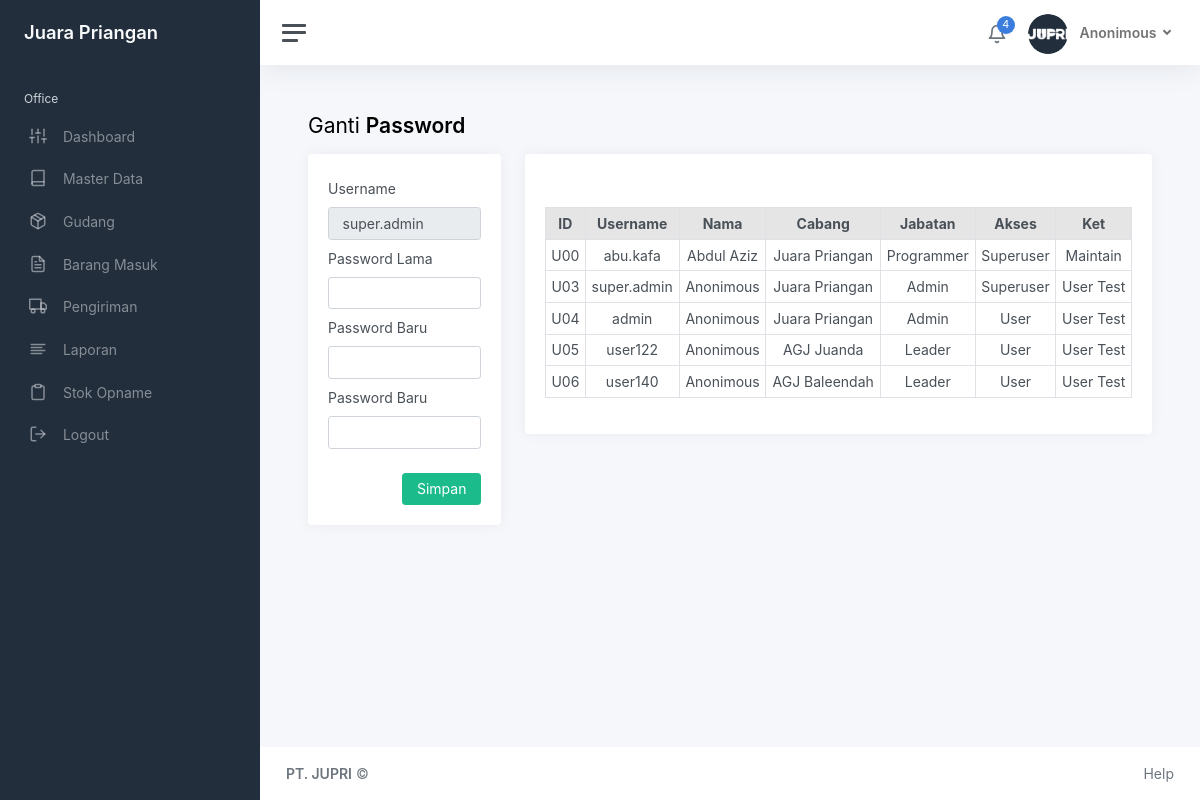
/app/office/user?pass (signed in), run on the app's committed database.
### tables this page shows
CREATE TABLE `user` (
  `id` int(11) NOT NULL,
  `uname` varchar(100) NOT NULL,
  `pass` varchar(100) NOT NULL,
  `nama` varchar(100) NOT NULL,
  `kode` varchar(11) NOT NULL,
  `cabang` varchar(100) NOT NULL,
  `jabatan` varchar(100) NOT NULL,
  `akses` varchar(100) NOT NULL,
  `note` varchar(100) NOT NULL
);

### app/models/function.php (called while the page is built, shortened)
<?php
require_once 'config.php';
function myquery($query){
    global $conn;
    $result = mysqli_query($conn, $query);
    $rows = [];
    while($row = mysqli_fetch_assoc($result)) {
        $rows[] = $row;
    }
    return $rows;
}
function myNumRow($query){
    global $conn;
    $myQue = mysqli_query($conn, $query);
    $numRow = mysqli_num_rows($myQue);
    return $numRow;
}

### app/office/user.php (the view, shortened to what this page needs)
<?php
include_once '../templates/header.php';
?>
<main class="content">
	<div class="container-fluid p-0">
		<?php
		if(isset($_GET['pass'])){ ?>
			<h1 class="h3 mb-3">Ganti <strong>Password</strong></h1>
			<div class="row">
				<div class="col-12 col-lg-3">
					<div class="card">
						<div class="card-body">
							<form action="../models/fun-user.php?pass" method="post">
								<div class="mt-1 mb-2">
									<label class="form-label" for="uname">Username</label>
									<input type="text" class="form-control" name="uname" id="uname" value="<?= $u['uname'] ?>" readonly>
								</div>
								<div class="mb-2">
									<label class="form-label" for="lama">Password Lama</label>
									<input type="password" class="form-control" name="lama" id="lama" required>
								</div>
								<div class="mb-2">
									<label class="form-label" for="baru">Password Baru</label>
									<input type="password" class="form-control" name="baru" id="baru" required>
								</div>
								<div class="mb-4">
									<label class="form-label" for="lagi">Password Baru</label>
									<input type="password" class="form-control" name="lagi" id="lagi" onkeyup="sameCheck()" required>
								</div>
								<div>
									<button type="submit" name="pass" class="btn btn-success float-end">Simpan</button>
								</div>
							</form>
						</div>
					</div>
				</div>
		<?php }else{ ?>
			<h1 class="h3 mb-3">Data <strong>Pengguna</strong></h1>
			<div class="row">
		<?php } ?>
		<div class="col-12 <?php if(isset($_GET['pass']) == 'pass'){ echo 'col-lg-9'; } ?>">
			<div class="card">
				<div class="card-header d-flex justify-content-between"></div>
				<div class="card-body">
					<table class="table table-hover table-sm table-bordered">
						<tr class="table-active text-center">
							<th>ID</th>
							<th>Username</th>
							<th class="d-none d-md-table-cell">Nama</th>
							<th class="d-none d-md-table-cell">Cabang</th>
							<th>Jabatan</th>
							<th>Akses</th>
							<th class="d-none d-md-table-cell">Ket</th>
						</tr>
						<?php
						$query = "SELECT * FROM user ORDER BY id";
						$data = myquery($query);
						foreach( $data as $u ) :
						$id = str_pad($u['id'], 3, 'U0', STR_PAD_LEFT);
						?>
						<tr class="text-center">
							<td><?= $id ?></td>
							<td><?= $u['uname'] ?></td>
							<td class="d-none d-md-table-cell"><?= $u['nama'] ?></td>
							<td class="d-none d-md-table-cell"><?= $u['cabang'] ?></td>
							<td><?= $u['jabatan'] ?></td>
							<td><?= $u['akses'] ?></td>
							<td class="d-none d-md-table-cell"><?= $u['note'] ?></td>
						</tr>
						<?php endforeach; ?>
					</table>
				</div>
			</div>
		</div>
	</div>
</main>
<?php
include_once '../templates/footer.php';
?>

### app/templates/header.php (shortened to what this page needs)
<!DOCTYPE html>
<html lang="en">
<?php
require_once '../models/function.php';
if(!isset($_SESSION['uname'])){
    header("location:../../");
    exit;
}else{
	$uname=$_SESSION['uname'];
	$user = myquery("select * from user where uname='$uname'");
	$u = $user[0];
}
?>
<head>
    <link href="../../assets/css/app.css" rel="stylesheet">
    <link href="../../assets/css/bootstrap-datepicker3.min.css" rel="stylesheet">
</head>
<body>
	<div class="wrapper">
		<nav id="sidebar" class="sidebar js-sidebar">
			<div class="sidebar-content js-simplebar">
				<a class="sidebar-brand" href="index">
				<span class="align-middle"><?= $u['cabang'] ?></span>
			</a>
			<?php
			$url = rtrim($_SERVER['REQUEST_URI'], '/');
			$url = explode('/', $url);
			$url = substr($url[3],0,4);
			?>
				<ul class="sidebar-nav">
					<li class="sidebar-header">
						<?= ($u['kode'] == 'Office') ? 'Office' : 'Outlet' ?>
					</li>
					<li class="sidebar-item <?php if($url == 'inde'){ echo 'active'; } ?>">
						<a class="sidebar-link" href="index">
							<i class="align-middle" data-feather="sliders"></i> <span class="align-middle">Dashboard</span>
						</a>
					</li>
					<?php if($u['kode'] == 'Office') { ?>
						<li class="sidebar-item <?php if($url == 'mast'){ echo 'active'; } ?>">
							<a class="sidebar-link" href="master">
								<i class="align-middle" data-feather="book"></i> <span class="align-middle">Master Data</span>
							</a>
						</li>
						<li class="sidebar-item <?php if($url == 'guda'){ echo 'active'; } ?>">
							<a class="sidebar-link" href="gudang">
								<i class="align-middle" data-feather="package"></i> <span class="align-middle">Gudang</span>
							</a>
						</li>
						<li class="sidebar-item <?php if($url == 'masu'){ echo 'active'; } ?>">
							<a class="sidebar-link" href="masuk">
								<i class="align-middle" data-feather="file-text"></i> <span class="align-middle">Barang Masuk</span>
							</a>
						</li>
						<li class="sidebar-item <?php if($url == 'kiri'){ echo 'active'; } ?>">
							<a class="sidebar-link" href="kirim">
								<i class="align-middle" data-feather="truck"></i> <span class="align-middle">Pengiriman</span>
							</a>
						</li>
					<?php } ?>
					<li class="sidebar-item <?php if($url == 'lapo'){ echo 'active'; } ?>">
						<a class="sidebar-link" href="laporan">
							<i class="align-middle" data-feather="align-left"></i> <span class="align-middle">Laporan</span>
						</a>
					</li>
					<li class="sidebar-item <?php if($url == 'so'){ echo 'active'; } ?>">
						<a class="sidebar-link" href="so">
							<i class="align-middle" data-feather="clipboard"></i> <span class="align-middle">Stok Opname</span>
						</a>
					</li>
					<li class="sidebar-item">
						<a class="sidebar-link" href="../models/fun-user?logout">
							<i class="align-middle" data-feather="log-out"></i> <span class="align-middle">Logout</span>
						</a>
					</li>
				</ul>
			</div>
		</nav>
		<div class="main">
			<nav class="navbar navbar-expand navbar-light navbar-bg">
				<a class="sidebar-toggle js-sidebar-toggle">
				<i class="hamburger align-self-center"></i>
				</a>
				<div class="navbar-collapse collapse">
					<ul class="navbar-nav navbar-align">
						<?php
						if($u['kode'] == 'Office') {
							$queryNotiStok = "SELECT 'Gudang' as outlet, kode, barang, satuan, stok FROM gudang WHERE stok < minim UNION SELECT outlet.outlet, dapur.kode, dapur.barang, dapur.satuan, dapur.stok FROM dapur LEFT JOIN outlet ON dapur.outlet=outlet.kode WHERE stok < minim ORDER BY outlet DESC";
							$queryNotiStokMinim = "SELECT * FROM gudang WHERE minim=0";
							$queryNotiKirim = "SELECT pengiriman.* FROM pengiriman LEFT JOIN penerimaan ON pengiriman.id=penerimaan.id WHERE penerimaan.id IS NULL";
						}
						$notiStok = myNumRow($queryNotiStok);
						$stokMinim = myNumRow($queryNotiStokMinim);
						$notiStokMinim = $stokMinim > 0 ? 1 : 0;
						$notiKirim = myNumRow($queryNotiKirim);
						if(date('d') == 10 || date('d') == 20 || date('d') >= 28){
							$notiSO = 1;
						}else{
							$notiSO = 0;
						}
						$sumNoti = $notiStok + $notiSO + $notiStokMinim + $notiKirim;
						?>
						<li class="nav-item dropdown">
							<a class="nav-icon dropdown-toggle" href="#" id="alertsDropdown" data-bs-toggle="dropdown">
								<div class="position-relative">
									<i class="align-middle" data-feather="bell"></i>
									<?php if($sumNoti > 0){ ?>
									<span class="indicator"><?= $sumNoti ?></span>
									<?php } ?>
								</div>
							</a>
						</li>
						<li class="nav-item dropdown">
							<a class="nav-link dropdown-toggle d-none d-sm-inline-block" href="#" data-bs-toggle="dropdown">
							<img src="../../assets/img/pin.png" class="avatar img-fluid rounded-circle me-2"> <b><?= $u['nama'] ?></b>
						</a>
						</li>
					</ul>
				</div>
			</nav>

### app/templates/footer.php (shortened to what this page needs)
			<footer class="footer">
				<div class="container-fluid">
					<div class="row text-muted">
						<div class="col-6 text-start">
							<p class="mb-0">
								<a class="text-muted" href=""><strong>PT. JUPRI</strong></a> &copy;
							</p>
						</div>
						<div class="col-6 text-end">
							<ul class="list-inline">
								<li class="list-inline-item">
									<a class="text-muted" href="manual.php">Help</a>
								</li>
							</ul>
						</div>
					</div>
				</div>
			</footer>
		</div>
	</div>
    </body>
</html>

### data on the page
user: cabang "Juara Priangan", nama "Anonimous", uname "super.admin", id "U03", jabatan "Admin", akses "Superuser", note "User Test"
user: id "U00", uname "abu.kafa", nama "Abdul Aziz", cabang "Juara Priangan", jabatan "Programmer", akses "Superuser", note "Maintain"
user: id "U04", uname "admin", nama "Anonimous", cabang "Juara Priangan", jabatan "Admin", akses "User", note "User Test"
user: id "U05", uname "user122", nama "Anonimous", cabang "AGJ Juanda", jabatan "Leader", akses "User", note "User Test"
user: id "U06", uname "user140", nama "Anonimous", cabang "AGJ Baleendah", jabatan "Leader", akses "User", note "User Test"

### other printed values
$sumNoti "4"
